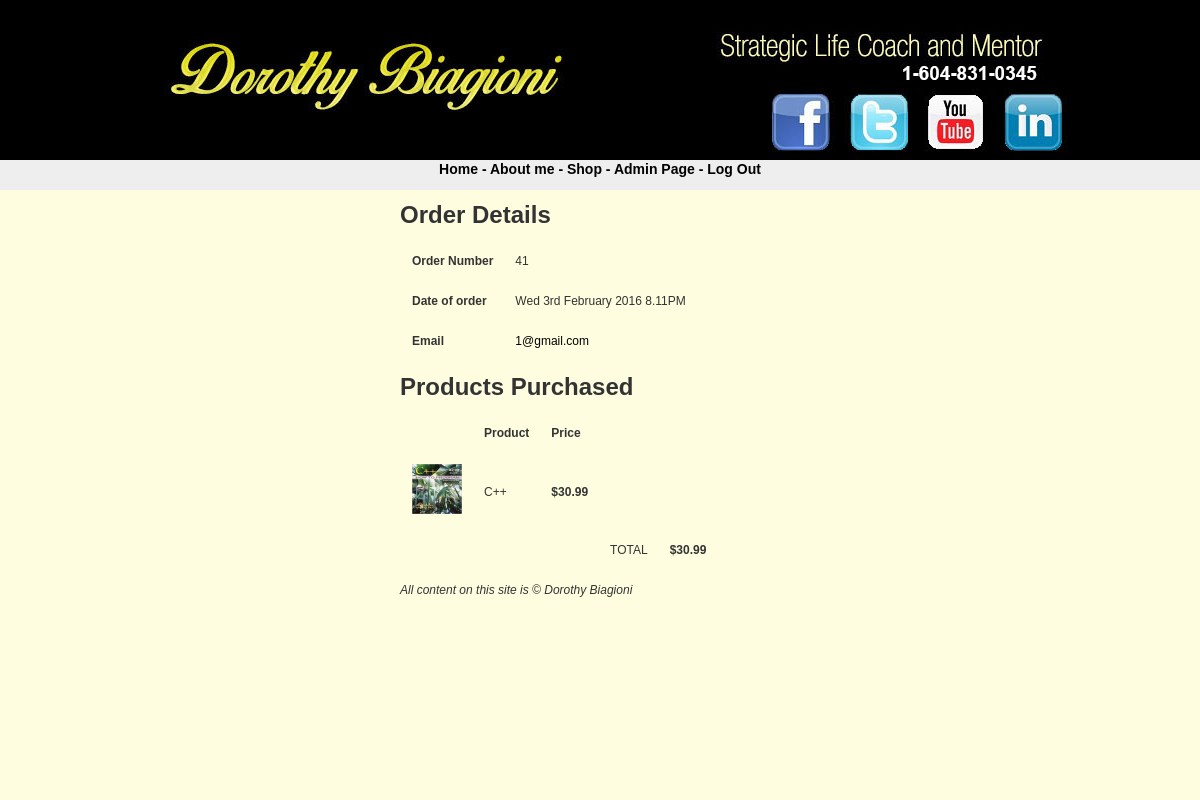
The app's page /src/final/admindetail.php?id=41 (signed in), older data.
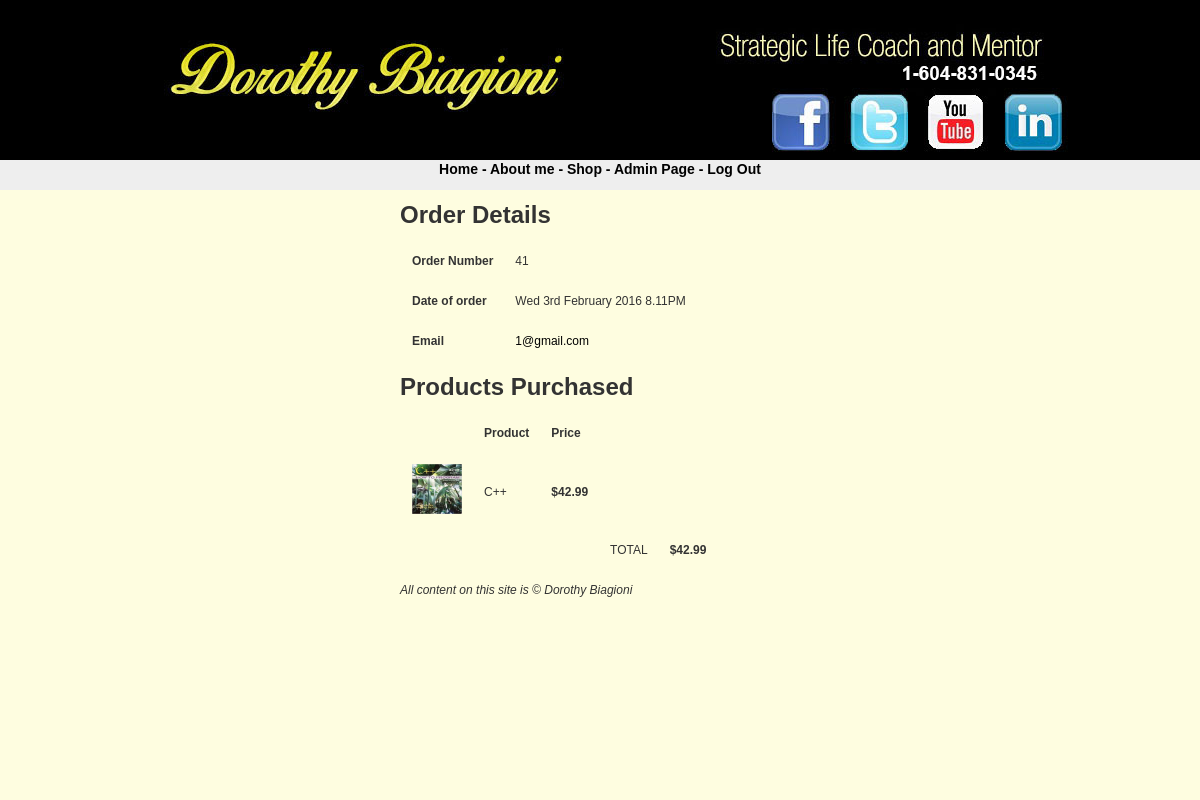
The same page, newer data.
### tables this page shows
CREATE TABLE IF NOT EXISTS `orderitems` (
  `id` int(11) NOT NULL AUTO_INCREMENT,
  `order_id` int(11) NOT NULL,
  `product_id` int(11) NOT NULL,
  PRIMARY KEY (`id`)
);

CREATE TABLE IF NOT EXISTS `products` (
  `id` int(11) NOT NULL AUTO_INCREMENT,
  `name` varchar(150) NOT NULL,
  `cata` int(11) NOT NULL,
  `description` text NOT NULL,
  `image` varchar(30) NOT NULL,
  `price` float NOT NULL,
  `promotion` tinyint(4) NOT NULL,
  `freebie` tinyint(1) NOT NULL,
  PRIMARY KEY (`id`)
);

### src/final/admindetail.php (the view, shortened to what this page needs)
<?php
require("header.php");
if(isset($_SESSION['SESS_ADMINLOGGEDIN']))
{
echo "<h1>Order Details</h1>";
$ordsql = "SELECT * from orders WHERE id = " . $_GET['id'] . ";";
$ordres = mysqli_query($mysqli,$ordsql) or die(mysqli_error($mysqli));
$ordrow = mysqli_fetch_assoc($ordres);
echo "<table cellpadding=10>";
echo "<tr><td><strong>Order Number</strong></td><td>" . $ordrow['id'] . "</td>";
echo "<tr><td><strong>Date of order</strong></td><td>" . date('D jS F Y g.iA',strtotime($ordrow['date'])) . "</td>";
$cussql = "SELECT * from customers WHERE id = " .$ordrow['customer_id']. ";";
$cusres = mysqli_query($mysqli,$cussql) or die(mysqli_error($mysqli));
$cusrow = mysqli_fetch_assoc($cusres);
echo "<tr><td><strong>Email</strong></td><td><a href='mailto:" . $cusrow['email'] . "'>". $cusrow['email'] . "</a></td></tr>";
echo "</table>";
$itemssql = "SELECT products.*, orderitems.*,orderitems.id AS itemid FROM products, orderitems WHERE orderitems.product_id = products.id AND order_id = " . $_GET['id'] . ";";
$itemsres = mysqli_query($mysqli,$itemssql) or die(mysqli_error($mysqli));
echo "<h1>Products Purchased</h1>";
echo "<table cellpadding=10>";
echo "<th></th>";
echo "<th>Product</th>";
echo "<th>Price</th>";
while($itemsrow = mysqli_fetch_assoc($itemsres))
{
$quantitytotal = $itemsrow['price'];
echo "<tr>";
if(empty($itemsrow['image'])) {
echo "<td><img src='./images/dummy.jpg' width='50' alt='". $itemsrow['name'] . "'></td>";
}
else {
echo "<td><img src='./images/". $itemsrow['image'] . "' width='50' alt='". $itemsrow['name'] . "'></td>";
}
echo "<td>" . $itemsrow['name'] . "</td>";
echo "<td><strong>$" . sprintf('%.2f',$itemsrow['price']) . "</strong></td>";
echo "</tr>";
@$total = $total + $quantitytotal;
}
echo "<tr>";
echo "<td></td>";
echo "<td></td>";
echo "<td></td>";
echo "<td>TOTAL</td>";
echo "<td><strong>$" . sprintf('%.2f', $total). "</strong></td>";
echo "</tr>";
echo "</table>";
}
else
{
    echo("<script>alert('You are not administer.')</script>");
    echo("<script>window.location = 'login.php';</script>");
}
require("footer.php");
?>

Row changes from the older to the newer data that the page shows:
changed through a linked row, orderitems: product.price "30.99" → "42.99"
Text that changed along with them:
$total: "30.99" → "42.99"
